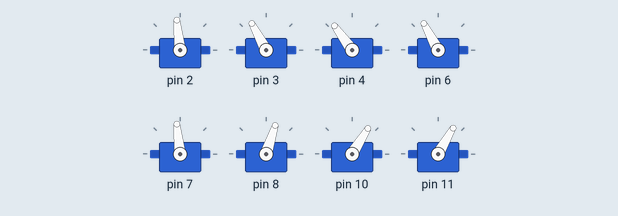
Bench run of a sketch on a simulated Arduino Uno, built with avr-gcc and run on an emulated ATmega328P. Parts: 8 × servo.

Above: at 2.15 s.
At 2.25 s:
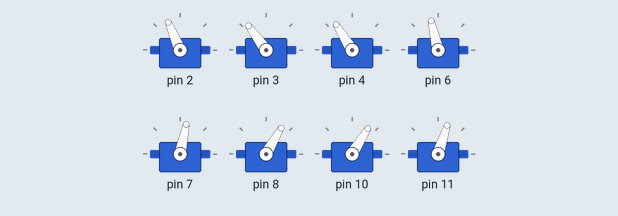
At 2.4 s:
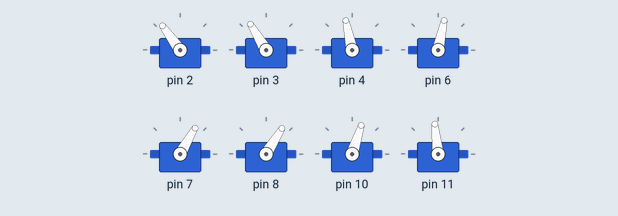
At 2.7 s:
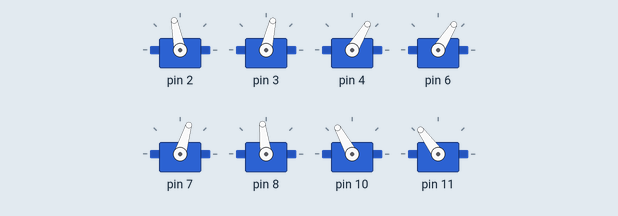
At 3.0 s:
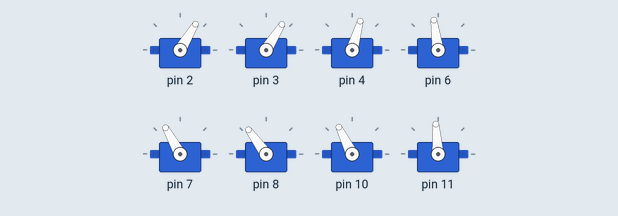
At 3.3 s:
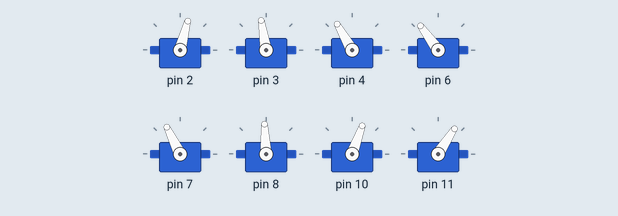
Timing chart, 0 to 5.1 s (numbered marks = the images above):
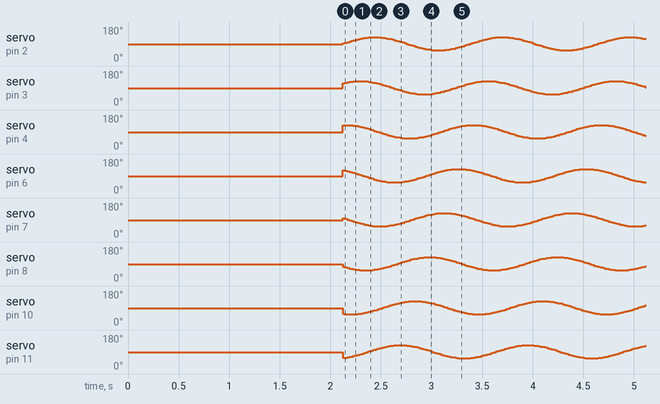

The sketch:

snake_walk_condition.ino
```cpp
#include <Servo.h>
Servo myServos[10];


float pi=3.14159;
int TotalNumberofServos=7; //change as required
float Shift = 2*pi/TotalNumberofServos; // Phase lag between segments
float Wavelengths, rads;
int  MaxAngleDisplacement;
int r=0; //angle en degré
bool condition= true; //si vrai on continue sinon on stope tout

void setup() {
  Serial.begin(9600);

  myServos[0].attach(2);
  myServos[1].attach(3);
  myServos[2].attach(4);
  myServos[3].attach(6);
  myServos[4].attach(7);
  myServos[5].attach(8);
  myServos[6].attach(10);
  myServos[7].attach(11);
  //myServos[8].attach();
  //myServos[9].attach();


  //initialisation des servos
  for(int i=0; i<8; i++){
    myServos[i].write(90);
    delay(15);
  }
  delay(2000);
}
float teta(int offset, int Amplitude, int Speed, float Wavelengths, int j, float rads){
return 90+offset+Amplitude*sin(Speed*rads+j*Wavelengths*Shift);
}
void straightline(){
  for(int i=0; i<10; i++){
    myServos[i].write(90);
    delay(100);
  }
}
void slither(int offset, int Amplitude, int Speed, float Wavelengths){
  MaxAngleDisplacement=abs(offset)+abs(Amplitude); //amount servo can rotate from the SetpointAngle without going out of the [0,180] degree range
  while(MaxAngleDisplacement>90){ //prevents a setpoint angle outside the rage of[0,180]
    Amplitude=abs(Amplitude)-1;
    MaxAngleDisplacement=abs(offset)+Amplitude;
  }
  while(condition){
    if(r>=360){
      r=0;
    }
    r= r+1;
    rads=r*pi/180;
   for(int j=0; j<8; j++){
      myServos[j].write(teta(offset,Amplitude,Speed,Wavelengths,j,rads));
      //Serial.println(rads);
      /*Serial.print("servo ");
      Serial.print(j);
      Serial.print("angle= ");
      Serial.println(teta(offset,Amplitude,Speed,Wavelengths,j,rads));
   */
   }
     delay(5);
  }
}

void loop() {
  slither(2,35,2,0.8);
}
```
